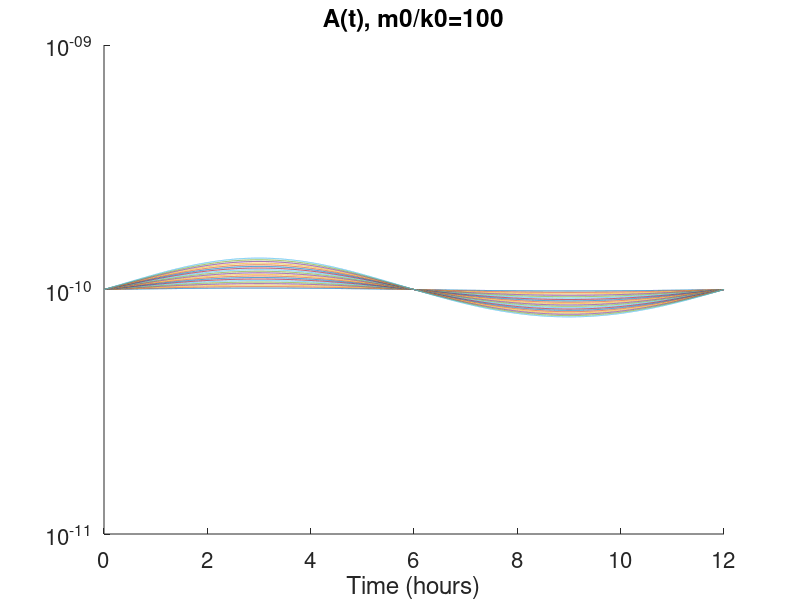

Write MATLAB code to recreate this figure.
% close all;
omega = 2*pi/43200;
N = 1e-3;
shear_all = [0.1:0.1:2]*1e-3;
Ri_all = N^2./shear_all.^2;
% Ri_all = 0.25:0.01:2;

Nt = 1;
dt = 5;
tt = dt:dt:43200*Nt;
Ln = length(Ri_all);
intA = NaN*zeros(1,Ln);
maxA = NaN*zeros(1,Ln);
k0=1;
rw = 100;
m0=rw*k0;

for n=1:Ln
    Ri = Ri_all(n)
    A = omega^2./(omega^2/N^2+(m0/k0*omega/N-Ri^(-0.5)*sin(omega*tt)).^2);
    intA(n) = sum(A.*dt);
    maxA(n) = max(A);
    figure(4)
    hold on;
    plot(tt/3600,A);
    set(gca,'Fontsize',16)
    xlabel('Time (hours)')
    title('A(t), m0/k0=100')
    set(gca,'YScale', 'log')
end


% figure(2)
% plot(1./Ri_all,maxA);grid on;grid minor
% 
% figure(3)
% plot(1./Ri_all,intA);grid on;grid minor
% set(gca,'fontsize',15)
% ylim([0 0.1])
